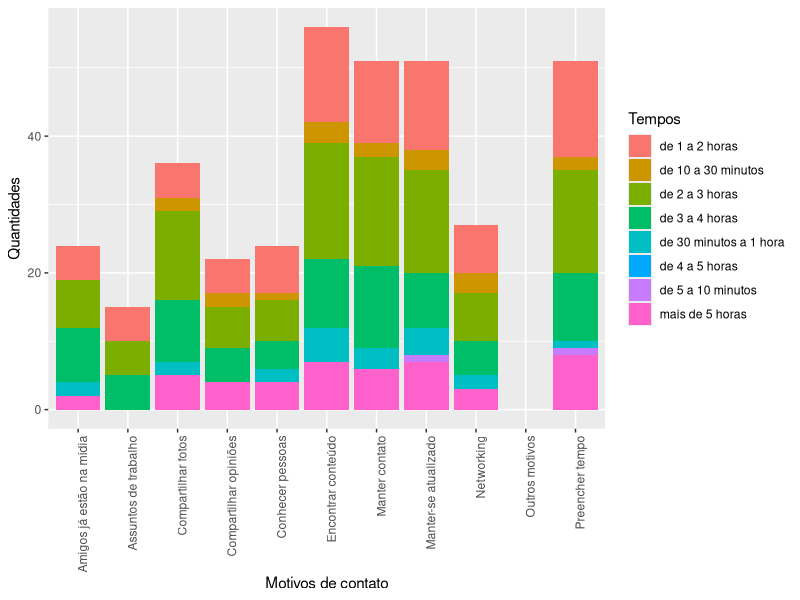

The R script that drew this image:
library("readxl")
library("RColorBrewer")
library("ggplot2")

cor <- function(numero_dados) {
  d=brewer.pal(n = numero_dados, name = "RdBu")
  return(d)
}

df <- read_excel("dados/umses_graduacao_2018_vtidy.xlsx")

# Nenhum uso
nenhum <- sum(df$tempogasto == '1')

# Motivo - contato
contato <- df[df$contato == '1',]
tempos_contato <- c(
  sum(contato$tempogasto == '2'),
  sum(contato$tempogasto == '3'),
  sum(contato$tempogasto == '4'),
  sum(contato$tempogasto == '5'),
  sum(contato$tempogasto == '6'),
  sum(contato$tempogasto == '7'),
  sum(contato$tempogasto == '8'),
  sum(contato$tempogasto == '9')
)

# Motivo - atualizado
atualizado <- df[df$atualizado == '1',]
tempos_atualizado <- c(
  sum(atualizado$tempogasto == '2'),
  sum(atualizado$tempogasto == '3'),
  sum(atualizado$tempogasto == '4'),
  sum(atualizado$tempogasto == '5'),
  sum(atualizado$tempogasto == '6'),
  sum(atualizado$tempogasto == '7'),
  sum(atualizado$tempogasto == '8'),
  sum(atualizado$tempogasto == '9')
)

# Motivo - preencher
preencher <- df[df$preencher == '1',]
tempos_preencher <- c(
  sum(preencher$tempogasto == '2'),
  sum(preencher$tempogasto == '3'),
  sum(preencher$tempogasto == '4'),
  sum(preencher$tempogasto == '5'),
  sum(preencher$tempogasto == '6'),
  sum(preencher$tempogasto == '7'),
  sum(preencher$tempogasto == '8'),
  sum(preencher$tempogasto == '9')
)

# Motivo - encontrar
encontrar <- df[df$encontrar == '1',]
tempos_encontrar <- c(
  sum(encontrar$tempogasto == '2'),
  sum(encontrar$tempogasto == '3'),
  sum(encontrar$tempogasto == '4'),
  sum(encontrar$tempogasto == '5'),
  sum(encontrar$tempogasto == '6'),
  sum(encontrar$tempogasto == '7'),
  sum(encontrar$tempogasto == '8'),
  sum(encontrar$tempogasto == '9')
)

# Motivo - compopiniao
compopiniao <- df[df$compopiniao == '1',]
tempos_compopiniao <- c(
  sum(compopiniao$tempogasto == '2'),
  sum(compopiniao$tempogasto == '3'),
  sum(compopiniao$tempogasto == '4'),
  sum(compopiniao$tempogasto == '5'),
  sum(compopiniao$tempogasto == '6'),
  sum(compopiniao$tempogasto == '7'),
  sum(compopiniao$tempogasto == '8'),
  sum(compopiniao$tempogasto == '9')
)

# Motivo - compfoto
compfoto <- df[df$compfoto == '1',]
tempos_compfoto <- c(
  sum(compfoto$tempogasto == '2'),
  sum(compfoto$tempogasto == '3'),
  sum(compfoto$tempogasto == '4'),
  sum(compfoto$tempogasto == '5'),
  sum(compfoto$tempogasto == '6'),
  sum(compfoto$tempogasto == '7'),
  sum(compfoto$tempogasto == '8'),
  sum(compfoto$tempogasto == '9')
)

# Motivo - amigosja
amigosja <- df[df$amigosja == '1',]
tempos_amigosja <- c(
  sum(amigosja$tempogasto == '2'),
  sum(amigosja$tempogasto == '3'),
  sum(amigosja$tempogasto == '4'),
  sum(amigosja$tempogasto == '5'),
  sum(amigosja$tempogasto == '6'),
  sum(amigosja$tempogasto == '7'),
  sum(amigosja$tempogasto == '8'),
  sum(amigosja$tempogasto == '9')
)

# Motivo - profnetwork
profnetwork <- df[df$profnetwork == '1',]
tempos_profnetwork <- c(
  sum(profnetwork$tempogasto == '2'),
  sum(profnetwork$tempogasto == '3'),
  sum(profnetwork$tempogasto == '4'),
  sum(profnetwork$tempogasto == '5'),
  sum(profnetwork$tempogasto == '6'),
  sum(profnetwork$tempogasto == '7'),
  sum(profnetwork$tempogasto == '8'),
  sum(profnetwork$tempogasto == '9')
)

# Motivo - novaamizade
novaamizade <- df[df$novaamizade == '1',]
tempos_novaamizade <- c(
  sum(novaamizade$tempogasto == '2'),
  sum(novaamizade$tempogasto == '3'),
  sum(novaamizade$tempogasto == '4'),
  sum(novaamizade$tempogasto == '5'),
  sum(novaamizade$tempogasto == '6'),
  sum(novaamizade$tempogasto == '7'),
  sum(novaamizade$tempogasto == '8'),
  sum(novaamizade$tempogasto == '9')
)

# Motivo - compdetalhe
compdetalhe <- df[df$compdetalhe == '1',]
tempos_compdetalhe <- c(
  sum(compdetalhe$tempogasto == '2'),
  sum(compdetalhe$tempogasto == '3'),
  sum(compdetalhe$tempogasto == '4'),
  sum(compdetalhe$tempogasto == '5'),
  sum(compdetalhe$tempogasto == '6'),
  sum(compdetalhe$tempogasto == '7'),
  sum(compdetalhe$tempogasto == '8'),
  sum(compdetalhe$tempogasto == '9')
)

# Motivo - outros_motivos
outros_motivos <- df[df$outros_motivos == '1',]
tempos_outros_motivos <- c(
  sum(outros_motivos$tempogasto == '2'),
  sum(outros_motivos$tempogasto == '3'),
  sum(outros_motivos$tempogasto == '4'),
  sum(outros_motivos$tempogasto == '5'),
  sum(outros_motivos$tempogasto == '6'),
  sum(outros_motivos$tempogasto == '7'),
  sum(outros_motivos$tempogasto == '8'),
  sum(outros_motivos$tempogasto == '9')
)

tempos_motivos <- data.frame(
  "Tempos" = c('2', '3', '4', '5', '6', '7', '8', '9'),
  "Contato" = tempos_contato,
  "Atualizado" = tempos_atualizado,
  "Preenhcer" = tempos_preencher,
  "Encontrar" = tempos_encontrar,
  "Comp. Opinião" = tempos_compopiniao,
  "Comp. Foto" = tempos_compfoto,
  "Amigos" = tempos_amigosja,
  "Prof Net" = tempos_profnetwork,
  "Nova amizade" = tempos_novaamizade,
  "Comp. detalhe" = tempos_compdetalhe,
  "Outros" = tempos_outros_motivos
)

motivos = c(
  rep("Manter contato", 8), rep("Manter-se atualizado", 8), rep("Preencher tempo", 8),
  rep("Encontrar conteúdo", 8), rep("Compartilhar opiniões", 8), rep("Compartilhar fotos", 8),
  rep("Amigos já estão na mídia", 8), rep("Networking", 8), rep("Conhecer pessoas", 8),
  rep("Assuntos de trabalho", 8), rep("Outros motivos", 8)
) # 8 tempos

tempos = rep(c(
  'de 5 a 10 minutos', 
  'de 10 a 30 minutos', 
  'de 30 minutos a 1 hora',
  'de 1 a 2 horas',
  'de 2 a 3 horas',
  'de 3 a 4 horas',
  'de 4 a 5 horas',
  'mais de 5 horas'
), 11) # 11 motivos

valores = c(
  tempos_contato, tempos_atualizado, tempos_preencher, tempos_encontrar, tempos_compopiniao,
  tempos_compfoto, tempos_amigosja, tempos_profnetwork, tempos_novaamizade, tempos_compdetalhe,
  tempos_outros_motivos
)
valores[is.na(valores)] <- 0

dados = data.frame(motivos, tempos, valores)

pdf("graficos/dados_motivos_tempo.pdf")

ggplot(dados, aes(fill=tempos, y=valores, x=motivos)) +
  geom_bar(stat="identity") + labs(x = "Motivos de contato", y = "Quantidades", fill = "Tempos") +
  theme(axis.text.x = element_text(angle = 90, hjust = 1))

dev.off()
